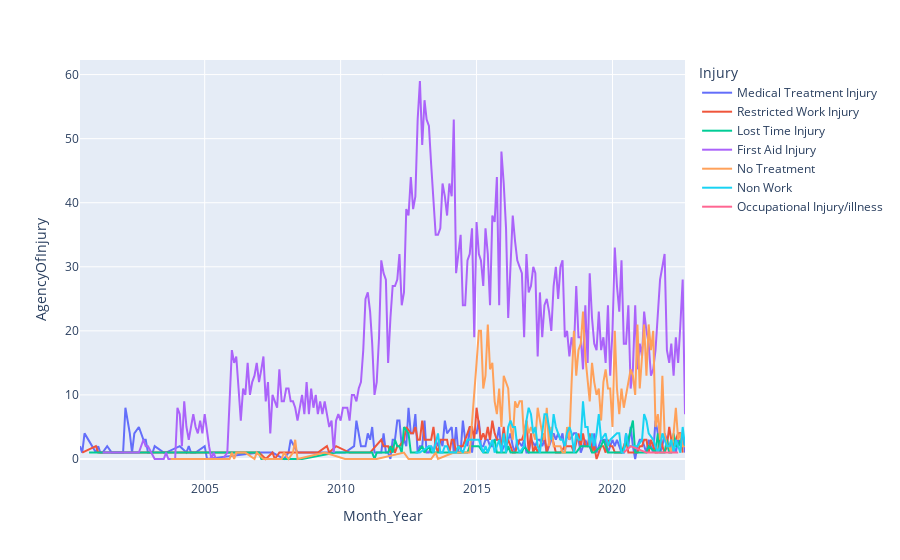

The notebook cell this image was saved under:
### Code cell
fig = px.line(grp_injury, y='AgencyOfInjury', color='Injury')
fig.show()

### Figure 1 — Plotly figure (JSON) as saved in the notebook; plotly's stock layout.template omitted (floating-point values rounded to 4 significant figures; data arrays with more than 128 entries replaced by an {"elided": "..."} marker saying what was removed)
{"data": [{"hovertemplate": "Injury=Medical Treatment Injury<br>Month_Year=%{x}<br>AgencyOfInjury=%{y}<extra></extra>", "legendgroup": "Medical Treatment Injury", "line": {"color": "#636efa", "dash": "solid"}, "marker": {"symbol": "circle"}, "mode": "lines", "name": "Medical Treatment Injury", "orientation": "v", "showlegend": true, "type": "scatter", "x": {"elided": "182 str values"}, "xaxis": "x", "y": {"elided": "182 int values"}, "yaxis": "y"}, {"hovertemplate": "Injury=Restricted Work Injury<br>Month_Year=%{x}<br>AgencyOfInjury=%{y}<extra></extra>", "legendgroup": "Restricted Work Injury", "line": {"color": "#EF553B", "dash": "solid"}, "marker": {"symbol": "circle"}, "mode": "lines", "name": "Restricted Work Injury", "orientation": "v", "showlegend": true, "type": "scatter", "x": {"elided": "142 str values"}, "xaxis": "x", "y": {"elided": "142 int values"}, "yaxis": "y"}, {"hovertemplate": "Injury=Lost Time Injury<br>Month_Year=%{x}<br>AgencyOfInjury=%{y}<extra></extra>", "legendgroup": "Lost Time Injury", "line": {"color": "#00cc96", "dash": "solid"}, "marker": {"symbol": "circle"}, "mode": "lines", "name": "Lost Time Injury", "orientation": "v", "showlegend": true, "type": "scatter", "x": ["2000-10", "2002-02", "2002-03", "2002-10", "2002-11", "2003-07", "2004-01", "2007-01", "2007-02", "2008-08", "2009-11", "2010-08", "2011-03", "2011-04", "2011-05", "2011-06", "2011-07", "2011-08", "2011-09", "2011-10", "2011-11", "2011-12", "2012-01", "2012-02", "2012-03", "2012-04", "2012-05", "2012-07", "2012-08", "2012-09", "2012-10", "2012-11", "2013-01", "2013-02", "2013-04", "2013-05", "2013-06", "2013-07", "2013-08", "2013-09", "2013-12", "2014-02", "2014-04", "2014-06", "2014-07", "2014-08", "2014-09", "2014-10", "2014-11", "2015-01", "2015-02", "2015-04", "2015-06", "2015-07", "2015-09", "2015-10", "2015-12", "2016-02", "2016-03", "2016-04", "2016-06", "2016-09", "2016-10", "2016-12", "2017-04", "2017-06", "2017-08", "2017-10", "2018-03", "2018-07", "2018-09", "2018-11", "2019-03", "2019-04", "2019-05", "2019-08", "2019-09", "2019-11", "2019-12", "2020-01", "2020-02", "2020-04", "2020-05", "2020-08", "2020-10", "2020-11", "2020-12", "2021-02", "2021-04", "2021-05", "2021-08", "2021-09", "2021-10", "2021-11", "2021-12", "2022-01", "2022-02", "2022-03", "2022-04", "2022-05", "2022-06", "2022-07", "2022-08"], "xaxis": "x", "y": [1, 1, 1, 1, 1, 1, 1, 1, 0, 0, 1, 1, 1, 0, 1, 1, 1, 1, 1, 1, 2, 1, 3, 2, 2, 1, 5, 4, 1, 1, 1, 1, 2, 1, 2, 1, 1, 1, 1, 1, 1, 1, 1, 1, 1, 1, 1, 2, 2, 2, 2, 1, 1, 2, 3, 1, 1, 1, 2, 1, 1, 1, 2, 1, 1, 1, 1, 1, 1, 1, 1, 2, 2, 1, 1, 2, 3, 1, 1, 1, 1, 1, 1, 3, 6, 1, 1, 1, 1, 2, 1, 4, 1, 1, 1, 3, 1, 1, 4, 2, 2, 3, 2], "yaxis": "y"}, {"hovertemplate": "Injury=First Aid Injury<br>Month_Year=%{x}<br>AgencyOfInjury=%{y}<extra></extra>", "legendgroup": "First Aid Injury", "line": {"color": "#ab63fa", "dash": "solid"}, "marker": {"symbol": "circle"}, "mode": "lines", "name": "First Aid Injury", "orientation": "v", "showlegend": true, "type": "scatter", "x": {"elided": "234 str values"}, "xaxis": "x", "y": {"elided": "234 int values"}, "yaxis": "y"}, {"hovertemplate": "Injury=No Treatment<br>Month_Year=%{x}<br>AgencyOfInjury=%{y}<extra></extra>", "legendgroup": "No Treatment", "line": {"color": "#FFA15A", "dash": "solid"}, "marker": {"symbol": "circle"}, "mode": "lines", "name": "No Treatment", "orientation": "v", "showlegend": true, "type": "scatter", "x": {"elided": "134 str values"}, "xaxis": "x", "y": {"elided": "134 int values"}, "yaxis": "y"}, {"hovertemplate": "Injury=Non Work<br>Month_Year=%{x}<br>AgencyOfInjury=%{y}<extra></extra>", "legendgroup": "Non Work", "line": {"color": "#19d3f3", "dash": "solid"}, "marker": {"symbol": "circle"}, "mode": "lines", "name": "Non Work", "orientation": "v", "showlegend": true, "type": "scatter", "x": ["2012-10", "2012-11", "2012-12", "2013-04", "2013-05", "2013-06", "2013-08", "2013-09", "2013-10", "2013-11", "2013-12", "2014-01", "2014-02", "2014-04", "2014-05", "2014-07", "2014-08", "2014-09", "2014-10", "2015-01", "2015-02", "2015-03", "2015-04", "2015-05", "2015-06", "2015-07", "2015-08", "2015-09", "2015-11", "2015-12", "2016-01", "2016-02", "2016-03", "2016-04", "2016-05", "2016-06", "2016-07", "2016-08", "2016-10", "2016-11", "2016-12", "2017-01", "2017-02", "2017-03", "2017-04", "2017-05", "2017-06", "2017-07", "2017-08", "2017-10", "2017-11", "2017-12", "2018-01", "2018-02", "2018-03", "2018-04", "2018-05", "2018-06", "2018-07", "2018-08", "2018-09", "2018-10", "2018-11", "2018-12", "2019-01", "2019-02", "2019-03", "2019-04", "2019-05", "2019-06", "2019-07", "2019-08", "2019-10", "2019-11", "2019-12", "2020-03", "2020-04", "2020-05", "2020-06", "2020-07", "2020-08", "2020-09", "2020-10", "2020-11", "2020-12", "2021-02", "2021-03", "2021-04", "2021-05", "2021-07", "2021-09", "2021-10", "2021-11", "2021-12", "2022-01", "2022-02", "2022-03", "2022-04", "2022-05", "2022-06", "2022-07", "2022-08", "2022-09"], "xaxis": "x", "y": [1, 1, 1, 2, 2, 1, 4, 1, 1, 2, 2, 1, 1, 1, 2, 1, 2, 3, 3, 3, 3, 2, 1, 2, 1, 2, 3, 1, 3, 1, 4, 1, 5, 6, 5, 5, 2, 1, 2, 6, 8, 7, 4, 5, 2, 1, 4, 7, 7, 3, 7, 5, 4, 3, 3, 2, 4, 5, 4, 1, 4, 3, 3, 9, 5, 5, 2, 4, 2, 4, 7, 3, 4, 2, 3, 4, 4, 1, 1, 4, 2, 2, 2, 2, 2, 3, 7, 6, 4, 3, 1, 2, 4, 3, 2, 2, 3, 1, 3, 2, 1, 5, 2], "yaxis": "y"}, {"hovertemplate": "Injury=Occupational Injury/illness<br>Month_Year=%{x}<br>AgencyOfInjury=%{y}<extra></extra>", "legendgroup": "Occupational Injury/illness", "line": {"color": "#FF6692", "dash": "solid"}, "marker": {"symbol": "circle"}, "mode": "lines", "name": "Occupational Injury/illness", "orientation": "v", "showlegend": true, "type": "scatter", "x": ["2020-06", "2020-09", "2021-04", "2022-06"], "xaxis": "x", "y": [1, 2, 1, 1], "yaxis": "y"}], "layout": {"legend": {"title": {"text": "Injury"}, "tracegroupgap": 0}, "margin": {"t": 60}, "xaxis": {"anchor": "y", "domain": [0, 1], "title": {"text": "Month_Year"}}, "yaxis": {"anchor": "x", "domain": [0, 1], "title": {"text": "AgencyOfInjury"}}}}
